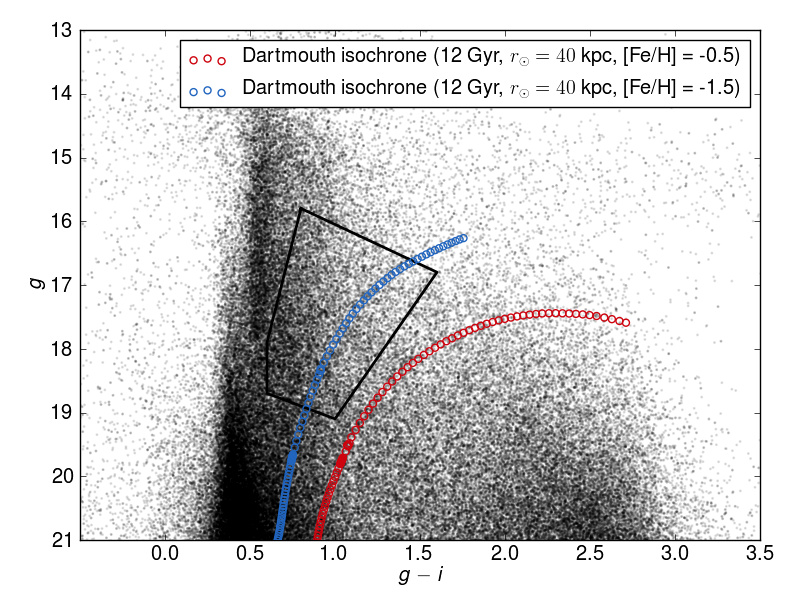

This chart was generated by the following Python code:
#!/usr/bin/python


from matplotlib import pyplot as plt
from matplotlib import rc as rc
from matplotlib.patches import Polygon
import atpy, glob
from numpy import loadtxt, log10

g_o = []
gmi_o = []


data = []

SDSS_files = glob.glob('SDSS_*.xml')

for SDSS_file in SDSS_files:
    table = atpy.Table(SDSS_file, verbose=False)
    
    # g_o
    [g_o.append(item) for item in table.data['g']]
    
    # (g - i)_o
    colour = table.data['g'] - table.data['i']
    [gmi_o.append(item) for item in colour]
    

# Plot it up
fig = plt.figure()
fig.subplots_adjust(left=0.1, right=0.95, top=0.95, bottom=0.1)
ax = fig.add_subplot(111)

fontsize = 14
labelsize = 14.5
ax.scatter(gmi_o, g_o, color='k', s=1, alpha=0.10)

# load up the isochrone data
isochrone_m1p5 = loadtxt('dartmouth_12gr_fehm15_alpha0.isochrone', usecols=(6,8))
isochrone_m0p5 = loadtxt('dartmouth_12gr_fehm05_alpha0.isochrone', usecols=(6,8))

d = 40 # kpc
gmi = isochrone_m0p5[:, 0] - isochrone_m0p5[:, 1]
g = -5 + 5*log10(d*10**3) + isochrone_m0p5[:,0]

ax.scatter(gmi, g, marker='o', edgecolor='#CE040F', facecolor='None', s=20, zorder=5, label='Dartmouth isochrone (12 Gyr, $r_\odot = 40$ kpc, [Fe/H] = -0.5)')
#ax.text(1.5, 16, '12 Gyr Isochrone at $r_\odot = 45$ kpc with [Fe/H] $= -1.5$', color='g', horizontalalignment='left', fontsize=labelsize)

gmi = isochrone_m1p5[:, 0] - isochrone_m1p5[:, 1]
g = - 5 + 5*log10(d*10**3) + isochrone_m1p5[:,0]

ax.scatter(gmi, g, marker='o', edgecolor='#2165BF', facecolor='None', s=20, zorder=5, label='Dartmouth isochrone (12 Gyr, $r_\odot = 40$ kpc, [Fe/H] = -1.5)')
#ax.text(1.75, 18., '12 Gyr Isochrone at $r_\odot = 45$ kpc with [Fe/H] $= -0.5$', color='b', horizontalalignment='left', fontsize=labelsize)


# Set the bounds
ax.set_xbound([-0.5, 3.5])
ax.set_ybound([13, 21])


# Reverse the y-axis
ax.set_ylim(ax.get_ylim()[::-1])

# Label axes
rc('text', usetex=True)


ax.yaxis.set_label_text(r'\textit{g}', fontsize=labelsize)
ax.xaxis.set_label_text(r'\textit{g} $-$ \textit{i}', fontsize=labelsize)
ax.set_yticks([21, 20, 19, 18, 17, 16, 15, 14, 13])                                                                                                                                                                                 
ax.set_yticklabels(map(str, [21, 20, 19, 18, 17, 16, 15, 14, 13]))
ax.set_xticks([-0.5, 0., 0.5, 1.0, 1.5, 2.0, 2.5, 3.0, 3.5])
ax.set_xticklabels(map(str, ['', 0.0, 0.5, 1.0, 1.5, 2.0, 2.5, 3.0, 3.5]))
ax.xaxis.set_tick_params(labelsize=labelsize)
ax.yaxis.set_tick_params(labelsize=labelsize)


# Draw selection box

# 0.6 < (g-i)_o < 1.7
# 15 < i_o < 18
# -15(g-i) + 27 < g_o < -3.75(g-i)_o

# This was drawn in TOPCAT and the following x, y bound points were found for a polygon that would
# describe these equation criterion.

pol = Polygon([[0.8, 15.8], [1.6, 16.8], [1.0, 19.1], [0.6, 18.7], [0.6, 17.9]], closed=True, facecolor='none', fill=False, linewidth=2)
ax.add_patch(pol)
ax.legend()
plt.draw()
#plt.savefig('cmd.pdf')
#plt.savefig('cmd.png')
